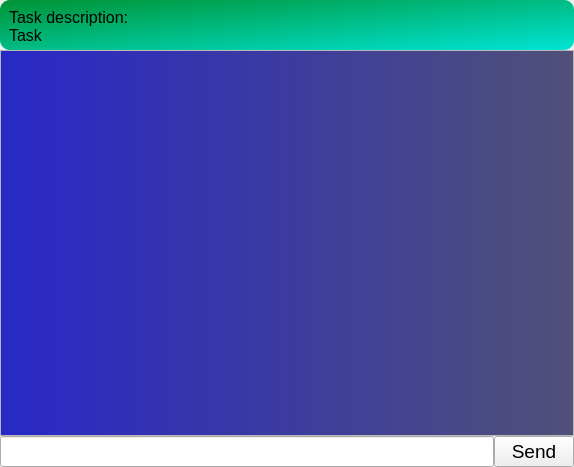
<?xml version="1.0" encoding="UTF-8"?>
<ui version="4.0">
 <class>Widget</class>
 <widget class="QWidget" name="Widget">
  <property name="geometry">
   <rect>
    <x>0</x>
    <y>0</y>
    <width>574</width>
    <height>467</height>
   </rect>
  </property>
  <layout class="QHBoxLayout" name="horizontalLayout">
   <property name="leftMargin">
    <number>0</number>
   </property>
   <property name="topMargin">
    <number>0</number>
   </property>
   <property name="rightMargin">
    <number>0</number>
   </property>
   <property name="bottomMargin">
    <number>0</number>
   </property>
   <item>
    <layout class="QVBoxLayout" name="verticalLayout">
     <property name="spacing">
      <number>0</number>
     </property>
     <item>
      <widget class="QLabel" name="task">
       <property name="font">
        <font>
         <pointsize>12</pointsize>
        </font>
       </property>
       <property name="styleSheet">
        <string notr="true">background-color: qlineargradient(spread:pad, x1:0, y1:0, x2:1, y2:1, stop:0.00515464 rgba(0, 148, 53, 255), stop:1 rgba(0, 228, 213, 255));
border-radius: 10px; padding: 8 8 5 5;</string>
       </property>
       <property name="text">
        <string>Task description:
Task</string>
       </property>
       <property name="wordWrap">
        <bool>true</bool>
       </property>
      </widget>
     </item>
     <item>
      <widget class="QScrollArea" name="scroll_area">
       <property name="widgetResizable">
        <bool>true</bool>
       </property>
       <widget class="QWidget" name="message_widget">
        <property name="geometry">
         <rect>
          <x>0</x>
          <y>0</y>
          <width>570</width>
          <height>379</height>
         </rect>
        </property>
        <property name="styleSheet">
         <string notr="true">QWidget { background-color: qlineargradient(spread:pad, x1:0, y1:0, x2:1, y2:0, stop:0 rgba(40, 40, 200, 255), stop:1 rgba(80, 80, 120, 255));  }</string>
        </property>
        <layout class="QHBoxLayout" name="horizontalLayout_2">
         <item>
          <layout class="QVBoxLayout" name="messages">
           <item>
            <spacer name="verticalSpacer">
             <property name="orientation">
              <enum>Qt::Vertical</enum>
             </property>
             <property name="sizeHint" stdset="0">
              <size>
               <width>20</width>
               <height>0</height>
              </size>
             </property>
            </spacer>
           </item>
          </layout>
         </item>
        </layout>
       </widget>
      </widget>
     </item>
     <item>
      <layout class="QHBoxLayout" name="type">
       <item>
        <widget class="QLineEdit" name="typed_text">
         <property name="font">
          <font>
           <pointsize>14</pointsize>
          </font>
         </property>
        </widget>
       </item>
       <item>
        <widget class="QPushButton" name="send">
         <property name="font">
          <font>
           <pointsize>14</pointsize>
          </font>
         </property>
         <property name="text">
          <string>Send</string>
         </property>
        </widget>
       </item>
      </layout>
     </item>
    </layout>
   </item>
  </layout>
 </widget>
 <resources/>
 <connections/>
</ui>
